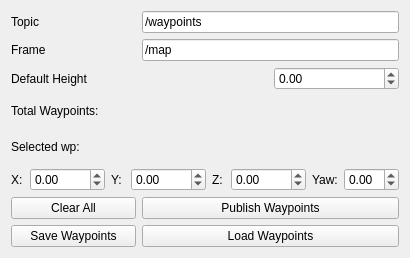
<?xml version="1.0" encoding="UTF-8"?>
<ui version="4.0">
 <class>WaypointNavigationWidget</class>
 <widget class="QWidget" name="WaypointNavigationWidget">
  <property name="geometry">
   <rect>
    <x>0</x>
    <y>0</y>
    <width>410</width>
    <height>258</height>
   </rect>
  </property>
  <property name="windowTitle">
   <string>Quadrotor Steering</string>
  </property>
  <layout class="QGridLayout" name="gridLayout">
   <item row="7" column="0">
    <widget class="QPushButton" name="save_wp_button">
     <property name="text">
      <string>Save Waypoints</string>
     </property>
    </widget>
   </item>
   <item row="0" column="0">
    <widget class="QLabel" name="label_topic">
     <property name="text">
      <string>Topic</string>
     </property>
    </widget>
   </item>
   <item row="0" column="1" colspan="2">
    <widget class="QLineEdit" name="topic_line_edit">
     <property name="text">
      <string>/waypoints</string>
     </property>
    </widget>
   </item>
   <item row="1" column="0">
    <widget class="QLabel" name="label_frame">
     <property name="text">
      <string>Frame</string>
     </property>
    </widget>
   </item>
   <item row="1" column="1" colspan="2">
    <widget class="QLineEdit" name="frame_line_edit">
     <property name="text">
      <string>/map</string>
     </property>
    </widget>
   </item>
   <item row="2" column="0">
    <widget class="QLabel" name="wp_height_label">
     <property name="text">
      <string>Default Height</string>
     </property>
    </widget>
   </item>
   <item row="2" column="2">
    <widget class="QDoubleSpinBox" name="wp_height_doubleSpinBox">
     <property name="minimum">
      <double>-5.000000000000000</double>
     </property>
     <property name="singleStep">
      <double>0.100000000000000</double>
     </property>
    </widget>
   </item>
   <item row="3" column="0">
    <widget class="QLabel" name="waypoint_count_label">
     <property name="text">
      <string>Total Waypoints: </string>
     </property>
    </widget>
   </item>
   <item row="4" column="0">
    <widget class="QLabel" name="sel_label">
     <property name="text">
      <string>Selected wp: </string>
     </property>
    </widget>
   </item>
   <item row="4" column="1">
    <widget class="QLabel" name="sel_wp_label">
     <property name="text">
      <string/>
     </property>
    </widget>
   </item>
   <item row="5" column="0" colspan="3">
    <layout class="QHBoxLayout" name="horizontalLayout">
     <item>
      <widget class="QLabel" name="x_label">
       <property name="text">
        <string>X:</string>
       </property>
      </widget>
     </item>
     <item>
      <widget class="QDoubleSpinBox" name="x_doubleSpinBox">
       <property name="minimum">
        <double>-1000.000000000000000</double>
       </property>
       <property name="maximum">
        <double>1000.000000000000000</double>
       </property>
       <property name="singleStep">
        <double>0.500000000000000</double>
       </property>
      </widget>
     </item>
     <item>
      <widget class="QLabel" name="y_label">
       <property name="text">
        <string>Y:</string>
       </property>
      </widget>
     </item>
     <item>
      <widget class="QDoubleSpinBox" name="y_doubleSpinBox">
       <property name="minimum">
        <double>-1000.000000000000000</double>
       </property>
       <property name="maximum">
        <double>1000.000000000000000</double>
       </property>
       <property name="singleStep">
        <double>0.500000000000000</double>
       </property>
      </widget>
     </item>
     <item>
      <widget class="QLabel" name="z_label">
       <property name="text">
        <string>Z:</string>
       </property>
      </widget>
     </item>
     <item>
      <widget class="QDoubleSpinBox" name="z_doubleSpinBox">
       <property name="minimum">
        <double>-1000.000000000000000</double>
       </property>
       <property name="maximum">
        <double>1000.000000000000000</double>
       </property>
       <property name="singleStep">
        <double>0.500000000000000</double>
       </property>
      </widget>
     </item>
     <item>
      <widget class="QLabel" name="yaw_label">
       <property name="text">
        <string>Yaw:</string>
       </property>
      </widget>
     </item>
     <item>
      <widget class="QDoubleSpinBox" name="yaw_doubleSpinBox">
       <property name="minimum">
        <double>-3.150000000000000</double>
       </property>
       <property name="maximum">
        <double>3.150000000000000</double>
       </property>
       <property name="singleStep">
        <double>0.100000000000000</double>
       </property>
      </widget>
     </item>
    </layout>
   </item>
   <item row="6" column="0">
    <widget class="QPushButton" name="clear_all_button">
     <property name="text">
      <string>Clear All</string>
     </property>
    </widget>
   </item>
   <item row="6" column="1" colspan="2">
    <widget class="QPushButton" name="publish_wp_button">
     <property name="text">
      <string>Publish Waypoints</string>
     </property>
    </widget>
   </item>
   <item row="7" column="1" colspan="2">
    <widget class="QPushButton" name="load_wp_button">
     <property name="text">
      <string>Load Waypoints</string>
     </property>
    </widget>
   </item>
  </layout>
 </widget>
 <resources/>
 <connections/>
</ui>
